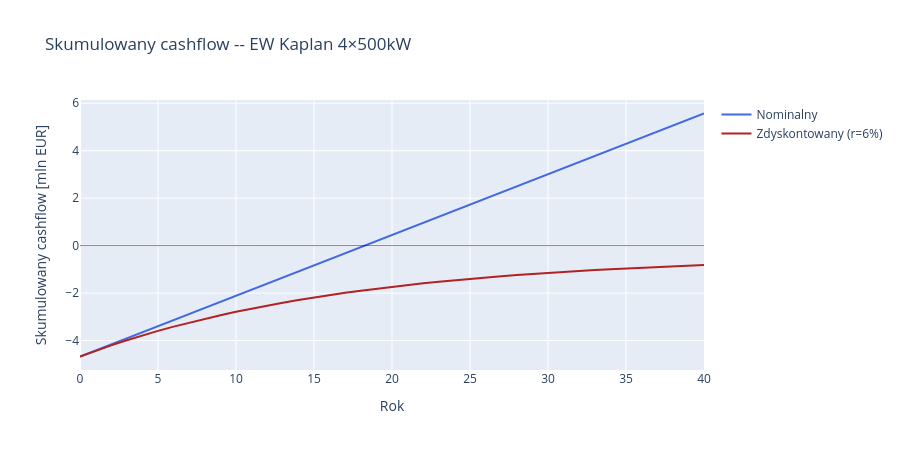

The notebook cell this image was saved under:
### Code cell
# Skumulowany cashflow
years = np.arange(0, 41)
cashflow_simple = np.concatenate([[-inv['total_eur']],
    np.full(40, econ['net_annual_eur'])])
cumulative = np.cumsum(cashflow_simple)

# Zdyskontowany
r = 0.06
dcf = np.concatenate([[-inv['total_eur']],
    [econ['net_annual_eur'] / (1 + r)**t for t in range(1, 41)]])
cumulative_dcf = np.cumsum(dcf)

fig = go.Figure()
fig.add_trace(go.Scatter(x=years, y=cumulative / 1e6, mode='lines',
    name='Nominalny', line=dict(color='royalblue', width=2)))
fig.add_trace(go.Scatter(x=years, y=cumulative_dcf / 1e6, mode='lines',
    name='Zdyskontowany (r=6%)', line=dict(color='firebrick', width=2)))
fig.add_hline(y=0, line_color='black', line_width=0.5)

fig.update_layout(
    title='Skumulowany cashflow -- EW Kaplan 4×500kW',
    xaxis_title='Rok', yaxis_title='Skumulowany cashflow [mln EUR]',
    height=450, hovermode='x unified',
)
fig.show()

### Figure 1 — Plotly figure (JSON) as saved in the notebook; plotly's stock layout.template omitted (floating-point values rounded to 4 significant figures)
{"data": [{"line": {"color": "royalblue", "width": 2}, "mode": "lines", "name": "Nominalny", "type": "scatter", "x": [0, 1, 2, 3, 4, 5, 6, 7, 8, 9, 10, 11, 12, 13, 14, 15, 16, 17, 18, 19, 20, 21, 22, 23, 24, 25, 26, 27, 28, 29, 30, 31, 32, 33, 34, 35, 36, 37, 38, 39, 40], "y": [-4.671, -4.415, -4.159, -3.903, -3.647, -3.391, -3.135, -2.879, -2.623, -2.367, -2.111, -1.855, -1.599, -1.343, -1.087, -0.8312, -0.5753, -0.3193, -0.06331, 0.1927, 0.4486, 0.7046, 0.9606, 1.217, 1.473, 1.729, 1.985, 2.24, 2.496, 2.752, 3.008, 3.264, 3.52, 3.776, 4.032, 4.288, 4.544, 4.8, 5.056, 5.312, 5.568]}, {"line": {"color": "firebrick", "width": 2}, "mode": "lines", "name": "Zdyskontowany (r=6%)", "type": "scatter", "x": [0, 1, 2, 3, 4, 5, 6, 7, 8, 9, 10, 11, 12, 13, 14, 15, 16, 17, 18, 19, 20, 21, 22, 23, 24, 25, 26, 27, 28, 29, 30, 31, 32, 33, 34, 35, 36, 37, 38, 39, 40], "y": [-4.671, -4.429, -4.202, -3.987, -3.784, -3.593, -3.412, -3.242, -3.081, -2.93, -2.787, -2.652, -2.525, -2.405, -2.292, -2.185, -2.084, -1.989, -1.899, -1.815, -1.735, -1.66, -1.589, -1.522, -1.458, -1.399, -1.342, -1.289, -1.239, -1.192, -1.147, -1.105, -1.066, -1.028, -0.993, -0.9597, -0.9283, -0.8986, -0.8707, -0.8443, -0.8194]}], "layout": {"height": 450, "hovermode": "x unified", "shapes": [{"line": {"color": "black", "width": 0.5}, "type": "line", "x0": 0, "x1": 1, "xref": "x domain", "y0": 0, "y1": 0, "yref": "y"}], "title": {"text": "Skumulowany cashflow -- EW Kaplan 4×500kW"}, "xaxis": {"title": {"text": "Rok"}}, "yaxis": {"title": {"text": "Skumulowany cashflow [mln EUR]"}}}}
